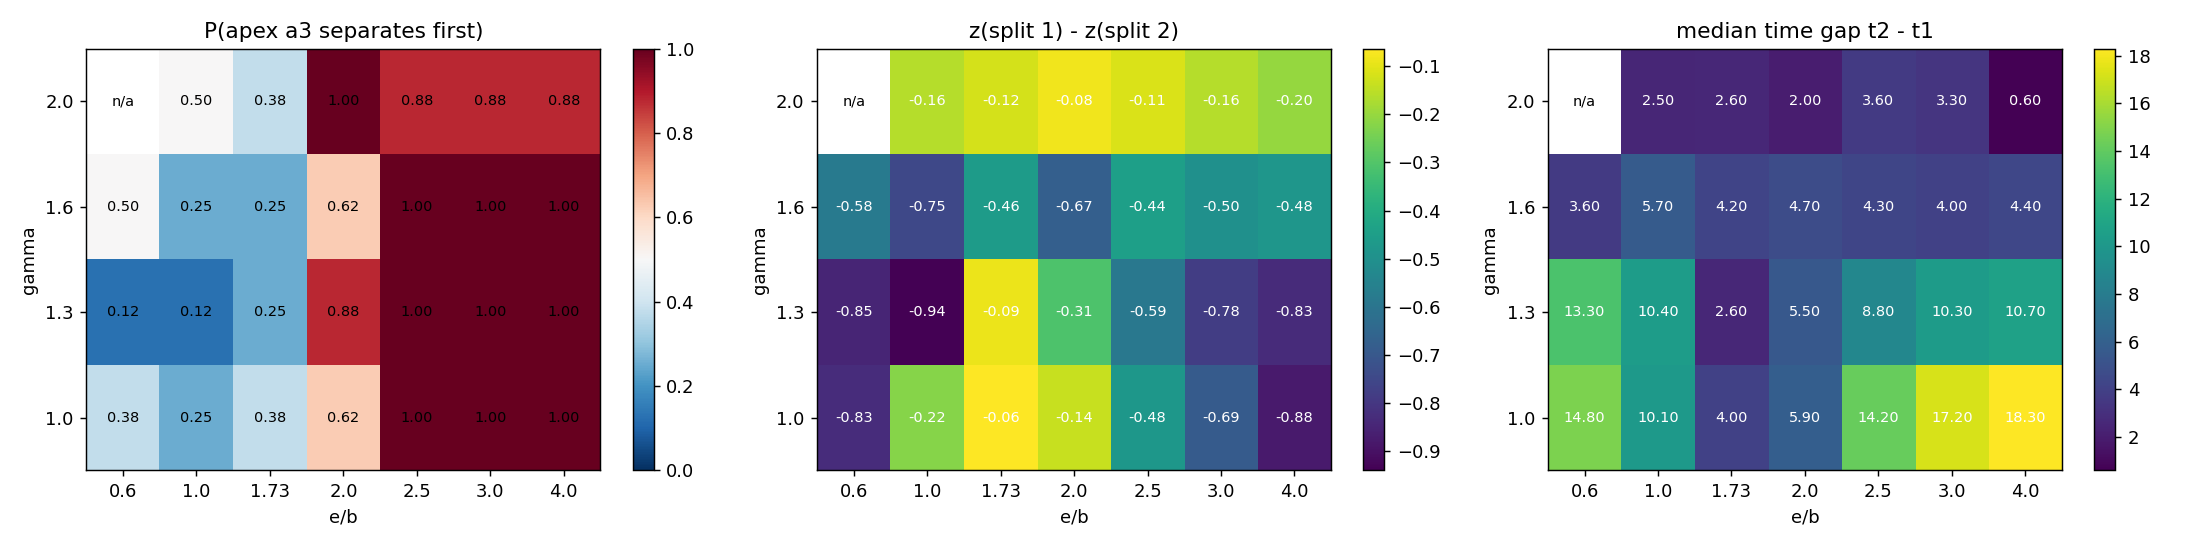

Python code for this plot:
"""Which decision comes first across the gamma x e/b grid (cached runs only).
Split 1 = first pair of final-fate groups whose centroids separate by DELTA; 'lone leaf' = the leaf
that separates first (C = apex a3, A/B = base-pair member). Reuses split_events from second_split.py."""
import os, sys
import numpy as np
HERE = os.path.dirname(os.path.abspath(__file__)); sys.path.insert(0, HERE)
import second_split as ss
from perpendicular_common import archetypes3, run_perp
import matplotlib; matplotlib.use("Agg"); import matplotlib.pyplot as plt

GAMMAS = [1.0, 1.3, 1.6, 2.0]; EB = [0.6, 1.0, 1.73, 2.0, 2.5, 3.0, 4.0]; BETA, H = 1.6, 2.5
apex = np.full((4, 7), np.nan); n_ok = np.zeros((4, 7), int); z1 = apex.copy(); z2 = apex.copy(); gap = apex.copy()
for i, g in enumerate(GAMMAS):
    for j, e in enumerate(EB):
        A = archetypes3(e); rs = []
        for s in range(8):
            r = ss.split_events(run_perp(s, g, BETA, e, 1.0, H), A)
            if r: rs.append(r)
        n_ok[i, j] = len(rs)
        if rs:
            apex[i, j] = np.mean([r["lone"] == 2 for r in rs])
            z1[i, j] = np.median([r["z1"] for r in rs]); z2[i, j] = np.median([r["z2"] for r in rs])
            gap[i, j] = np.median([r["t2"] - r["t1"] for r in rs])
np.set_printoptions(precision=2, suppress=True, linewidth=150)
for nm, M in [("P(apex splits first)", apex), ("usable seeds /8", n_ok), ("median z at split 1", z1),
              ("median z at split 2", z2), ("median t2-t1", gap)]:
    print(f"\n{nm}  rows gamma={GAMMAS}, cols e/b={EB}\n{M}")
fig, axs = plt.subplots(1, 3, figsize=(17, 4.2))
for ax, M, t, cm, kw in [(axs[0], apex, "P(apex a3 separates first)", "RdBu_r", dict(vmin=0, vmax=1)),
                         (axs[1], z1 - z2, "z(split 1) - z(split 2)", "viridis", {}),
                         (axs[2], gap, "median time gap t2 - t1", "viridis", {})]:
    im = ax.imshow(M, cmap=cm, aspect="auto", origin="lower", **kw); fig.colorbar(im, ax=ax)
    ax.set_xticks(range(7), [str(e) for e in EB]); ax.set_yticks(range(4), [str(g) for g in GAMMAS])
    ax.set_xlabel("e/b"); ax.set_ylabel("gamma"); ax.set_title(t)
    for i in range(4):
        for j in range(7):
            if np.isfinite(M[i, j]): ax.text(j, i, f"{M[i,j]:.2f}", ha="center", va="center", fontsize=8, color="w" if cm=="viridis" else "k")
            else: ax.text(j, i, "n/a", ha="center", va="center", fontsize=8)
fig.tight_layout(); fig.savefig(os.path.join(HERE, "order_grid.png"), dpi=130)
